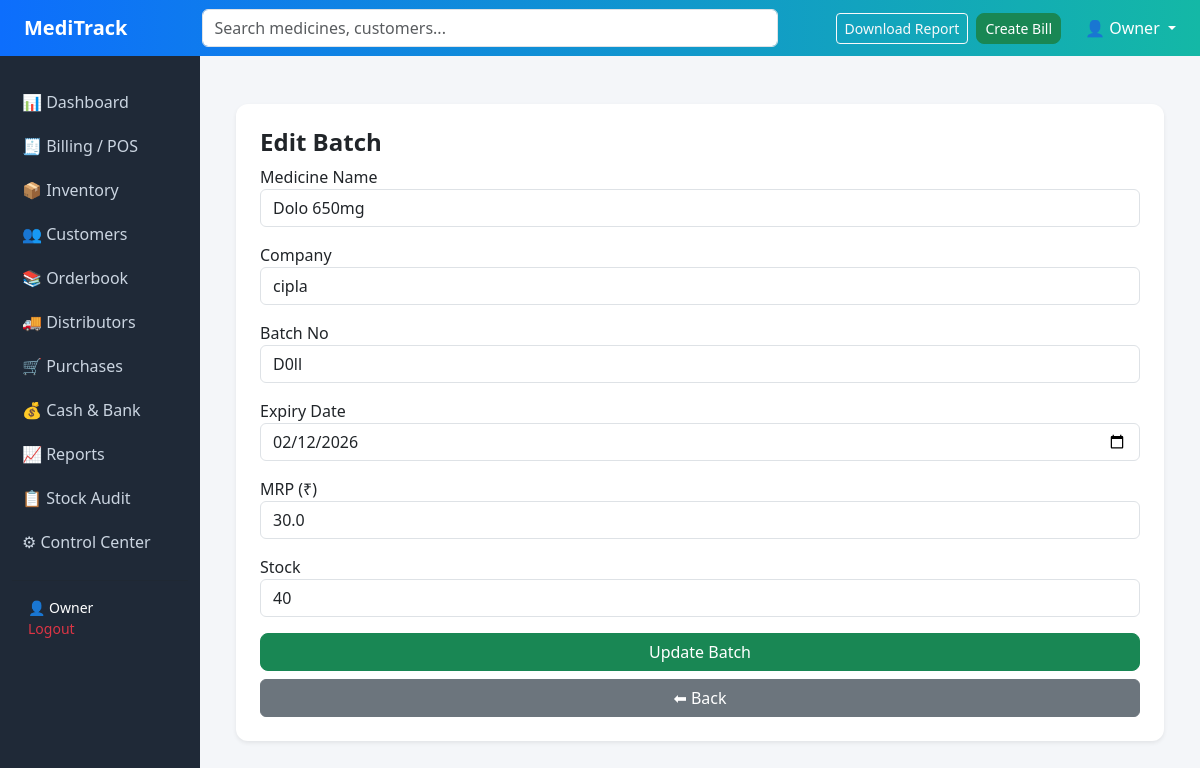
The page /edit_medicine/1 on the database its author committed.
### tables this page shows
CREATE TABLE "medicines" (
    id INTEGER PRIMARY KEY AUTOINCREMENT,
    name TEXT,
    batch_no TEXT,
    expiry_date DATE,
    price REAL,
    stock INTEGER
, company TEXT);

### app.py (the view, shortened to what this page needs)
@app.route("/edit_medicine/<int:med_id>", methods=["GET", "POST"])
def edit_medicine(med_id):
    conn = get_db()
    cur = conn.cursor()
    cur.execute("SELECT * FROM medicines WHERE id=?", (med_id,))
    medicine = cur.fetchone()
    conn.close()
    return render_template("edit_medicine.html", medicine=medicine)

### app.py (called while the page is built)
def get_db():
    conn = sqlite3.connect(DATABASE)
    conn.row_factory = sqlite3.Row
    return conn

### templates/edit_medicine.html
{% extends "base.html" %}
{% block content %}
<div class="container mt-4">
  <div class="card p-4 shadow-sm">
    <h4>Edit Batch</h4>
    <form method="POST">
      <div class="mb-3">
        <label>Medicine Name</label>
        <input type="text" name="name"
               value="{{ medicine.name }}"
               class="form-control" required>
      </div>
      <div class="mb-3">
        <label>Company</label>
        <input type="text" name="company"
               value="{{ medicine.company }}"
               class="form-control">
      </div>
      <div class="mb-3">
        <label>Batch No</label>
        <input type="text" name="batch_no"
               value="{{ medicine.batch_no }}"
               class="form-control">
      </div>
      <div class="mb-3">
        <label>Expiry Date</label>
        <input type="date" name="expiry_date"
               value="{{ medicine.expiry_date }}"
               class="form-control">
      </div>
      <div class="mb-3">
        <label>MRP (₹)</label>
        <input type="number" step="0.01" name="price"
               value="{{ medicine.price }}"
               class="form-control" required>
      </div>
      <div class="mb-3">
        <label>Stock</label>
        <input type="number" name="stock"
               value="{{ medicine.stock }}"
               class="form-control" required>
      </div>
      <button class="btn btn-success w-100">Update Batch</button>
      <a href="{{ url_for('inventory') }}"
         class="btn btn-secondary w-100 mt-2">
         ⬅ Back
      </a>
    </form>
  </div>
</div>
{% endblock %}

### static/css/style.css (style rules this page uses)
body { background-color: #f4f6f9; font-family: "Segoe UI", sans-serif; }
.card { border-radius: 14px; border: none; box-shadow: 0 10px 25px rgba(0,0,0,0.08); transition: all 0.25s ease; }
.card h4 { font-weight: 700; }
body { background:#f4f6f9; }
.card { border:none; border-radius:14px; box-shadow:0 8px 18px rgba(0,0,0,0.08); }
.card { border-radius: 12px; }
.btn-success { border-radius: 8px; }

### rows shown on the page
medicines: name "Dolo 650mg", company "cipla", batch_no "D0ll", expiry_date "02/12/2026", price "30.0", stock "40"

### other values the page prints
{{ session.get("user_name","Owner") }} "Owner"
